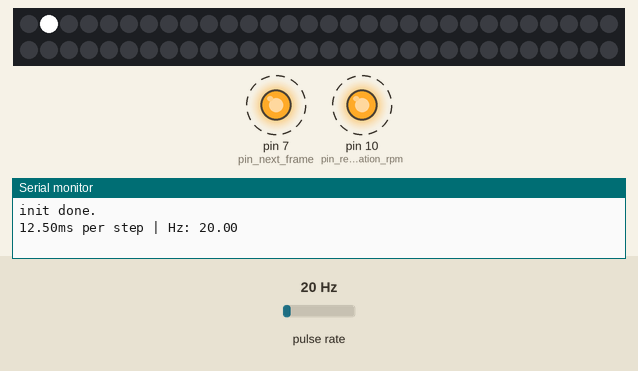
Recording of a sketch running on a simulated Arduino Uno, built with avr-gcc and run on an emulated ATmega328P. On the bench: 60 RGB LEDs in strip order, left to right, continuing on the next row, output pins drawn as LEDs (lit = HIGH), the last lines printed to the serial monitor. Wiring (inferred from the names in the program): pulse sensor: data pin 2; APA102 LEDs: data pin 13; clock pin 6. Dashed ring = blinking. The test bench sets the inputs (shaded band); at power-on: pulse rate 20 Hz. Pins used as bus, display or sensor lines are not drawn.

Above: at 1.8 s.
1.9 s: pulse rate (sensor on pin 2) set to 100 Hz
4.6 s: pulse rate (sensor on pin 2) set to 20 Hz
At 5.8 s:
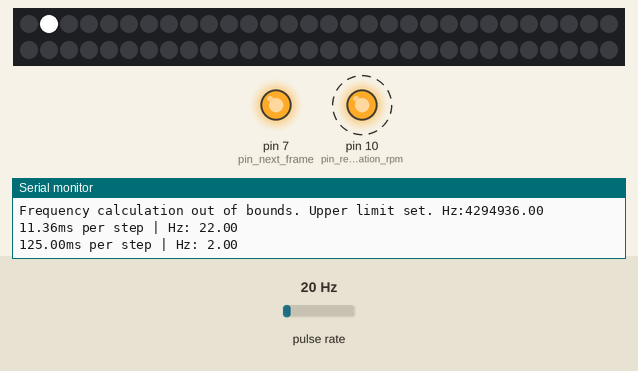
6.7 s: pulse rate (sensor on pin 2) set to 196 Hz
At 7.5 s:
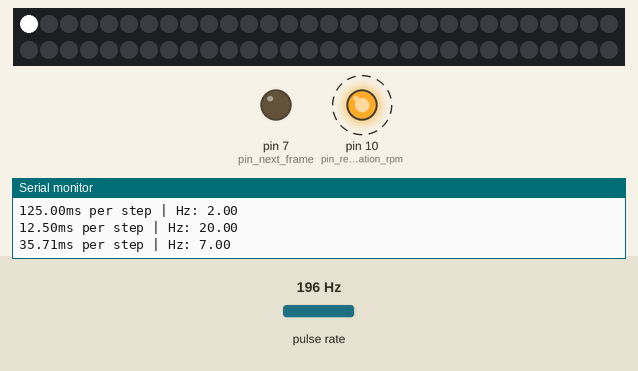
9.7 s: pulse rate (sensor on pin 2) set to 4 Hz
At 10.37 s:
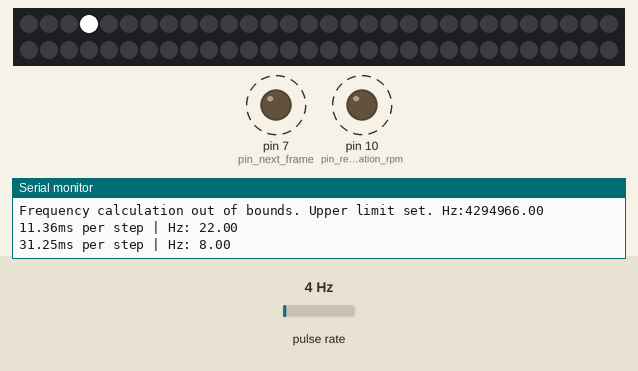
12.7 s: pulse rate (sensor on pin 2) set to 50 Hz
At 13.15 s:
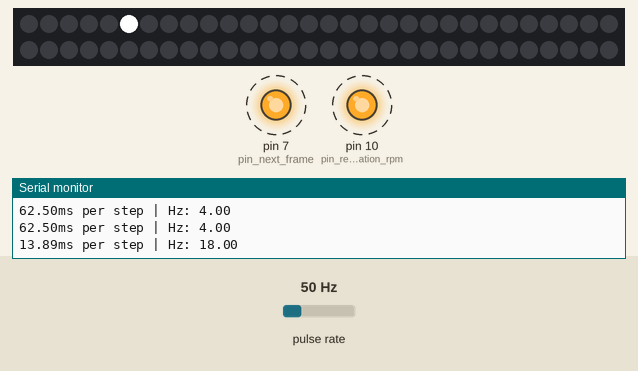
15.7 s: pulse rate (sensor on pin 2) set to 150 Hz
Timing chart, 0 to 59.1 s (numbered marks = the images above; inputs shaded):
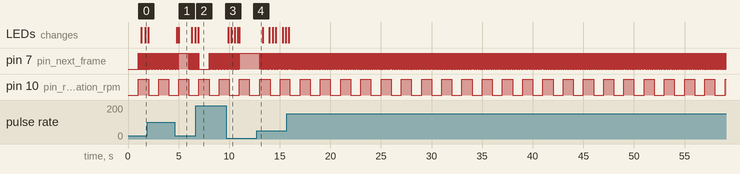

Measured:
- after the input at 4.6 s, the LEDs: first change after 0.23 s (image 1 shows a later state)
- after the input at 9.7 s, the LEDs: first change after 0.21 s (image 3 shows a later state)
- after the input at 12.7 s, pin 7 (pin_next_frame): alternates HIGH for 0.01 s and LOW for 0.01 s, starting after 0.32 s
- by itself, pin 7 (pin_next_frame): alternates HIGH for 0.03 s and LOW for 0.03 s, 59 changes in all, then stays HIGH
- by itself, pin 10 (pin_recalculation_rpm): alternates HIGH for 1.0 s and LOW for 1.0 s

The sketch:

klobe.ino
```cpp
/*
 * setup up serial communication for debugging
 * setup up interrups
 */
#include <TimerOne.h>

// essential pins
byte pin_rpm_sensor = 2;
//byte pin_led_clock = 4; // see rame control
//byte pin_led_data = 5;  // see rame control
// debug pins (output pins for debugging on oscilloscope)
byte pin_revolution_output = 6; //triggers if sensor reads one revolution
byte pin_revolution_LED = LED_BUILTIN; //same as above but output is blinking bultin LED
byte pin_next_frame = 7; // triggers whenever a new frame is send to the stripe (should be a multiple of every revolution)
byte pin_recalculation_rpm = 10; // triggers whenever a new rpm is calculated (for debugging time start)

// interrupt related
volatile byte revolution_state = LOW; // for debugging output
volatile int rotations = 0; // counting rotations


void setup() {
  //setup communication
  Serial.begin(9600);
  Serial.print("init ");

  // setup input pins
  pinMode(pin_rpm_sensor, INPUT);

//  // setup output pins
//  pinMode(pin_led_clock, OUTPUT);
//  pinMode(pin_led_data, OUTPUT);

  // setup debug pins (output pins)
  pinMode(pin_revolution_output, OUTPUT);
  pinMode(pin_revolution_LED, OUTPUT);
  pinMode(pin_next_frame, OUTPUT);
  pinMode(pin_recalculation_rpm, OUTPUT);

  // setup rpm sensor interrupt
  attachInterrupt(digitalPinToInterrupt(pin_rpm_sensor), revolution_interrupt, FALLING);

  setup_led_stripe();

  // communicate end of setup
  Serial.println("done.");
}

void loop() {
  // save rotations and calculate current rpm
  noInterrupts();
  int copy_rotations = rotations;
  interrupts();
  calc_rpm(rotations);
  //delay(10); //we need to update only every second but no delays in the loop (disturbes interrupts)

  //testing LEDs, later on this will be called by a timed interrupt
  //loop_LEDs(); //if Hz calculation incorrecet, LEDs routine causes problems
}
```

frame_control.ino
```cpp
/*
 * generates frames
 * writes them to the strip
 *
 */
//-----------------------------------LED Stuff -------------------------
#include "FastLED.h"
// How many leds are in the strip?
#define NUM_LEDS 60
//// Data pin that led data will be written out over
#define DATA_PIN 3
//// Clock pin only needed for SPI based chipsets when not using hardware SPI
#define CLOCK_PIN 4


// This is an array of leds.  One item for each led in your strip.
CRGB leds[NUM_LEDS];
//-----------------------------------LED Stuff -------------------------

// config this according to your animation

int steps_per_revolution = 4; //devide globe in 1000 frames //more like 20, no more time left
volatile int current_step = 0; // current frame

void setup_led_stripe() {

// This function sets up the ledsand tells the controller about them
      FastLED.addLeds<DOTSTAR, DATA_PIN, CLOCK_PIN, RGB>(leds, NUM_LEDS);
}

volatile int currently_on_led = 0;
// at the beginning of a revolution, this function is called from an interrupt
void reset_frame_loop() {
  current_step = 0;     // volatile variable
  currently_on_led = 0; // volatile variable
}

// This function runs over and over, and is where you do the magic to light
// your leds.

void next_LED_frame() {
  current_step++; //keep track of frames

  // Move a single white led
  // Turn our current led on to white, then show the leds
  leds[currently_on_led] = CRGB::White;

  // Show the leds (only one of which is set to white, from above)
  FastLED.show();

  // Turn our current led back to black for the next loop around
  leds[currently_on_led] = CRGB::Black;
  currently_on_led = (currently_on_led+1) % NUM_LEDS;

}
```

rpm_control.ino
```cpp
/*
 * gets data from an rpm sensor
 * calculates rpm and which frame number to write
 */
// for your information
float current_rpm = 0;
float current_Hz = 0;
float current_ms_per_step;

// variables to calculate rpm
int rotations_last_calculation = 0;
unsigned long millis_last_calculation = 0;

// boundaries (hardware related)
int max_Hz = 22; //somehow arduino goes wild for f>25Hz

// will be called by each revolution sensor input via interrupt
void revolution_interrupt() {
   revolution_state = !revolution_state;
   // generates output with half the revolution frequency
   digitalWrite(pin_revolution_output, revolution_state);
   digitalWrite(pin_revolution_LED, revolution_state);

   rotations = rotations+1;

   // echt rotation restarts the animation
   reset_frame_loop();
}

// for information and debugging
void message_rpm_via_serial(float rpm) {
  Serial.print(current_ms_per_step);
  Serial.print("ms per step | Hz: ");
  Serial.println(rpm);
}

int pin_recalculation_rpm_state = LOW; //let a pin toggle for debugging

float calc_rpm(int total_rotations) {
  unsigned long current_time = millis();
  if (current_time >= (millis_last_calculation + 1000)) { //if a second has passed
    //Serial.println(current_time);
    int current_rotations = total_rotations - rotations_last_calculation;
    current_Hz = (current_rotations*1000) / (current_time-millis_last_calculation);

    // input some sane boundaries 3..333Hz
    if (current_Hz > max_Hz) {
      Serial.print("Frequency calculation out of bounds. Upper limit set. Hz:");
      Serial.println(current_Hz);
      current_Hz = max_Hz;
    }
    if (current_Hz < 0.33) {
      Serial.print("Frequency calculation out of bounds. Lower limit set. Hz:");
      Serial.println(current_Hz);
      current_Hz = 0.33;
    }

    current_rpm = current_Hz * 60;
    current_ms_per_step = 1/current_Hz/steps_per_revolution*1000;
    //resetup internal timeed interrupt
    setup_timed_interrupt(current_ms_per_step);
    // reset counter
    rotations_last_calculation = total_rotations;
    // report new frequency
    message_rpm_via_serial(current_Hz);
    millis_last_calculation = current_time;
    // report new calculation event on a pin
    pin_recalculation_rpm_state = !pin_recalculation_rpm_state;
    digitalWrite(pin_recalculation_rpm, pin_recalculation_rpm_state);
  }
  return current_rpm;
}

// will be called every x ms to tick frames
void setup_timed_interrupt(float every_ms) {

  int every_us = every_ms*1000;
  Timer1.initialize(every_us);
  Timer1.attachInterrupt(next_frame);
}

// The interrupt will trigger the next frame
int next_frame_state = LOW; //let a pin toggle for debugging

void next_frame() {
  //debug output
  next_frame_state = !next_frame_state;
  digitalWrite(pin_next_frame, next_frame_state);

  // LED sripe output
  next_LED_frame();
}
```
